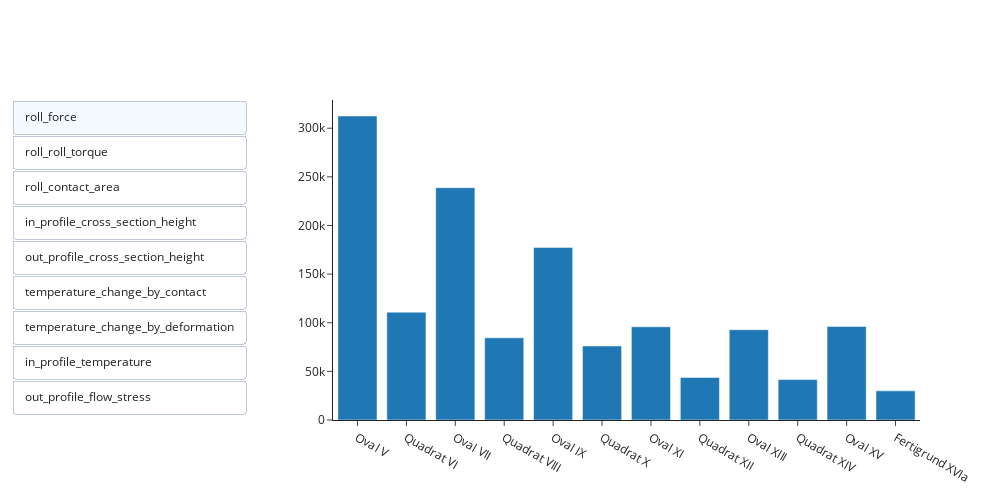

Here is the notebook cell this chart was saved with:
### Markdown cell above
Diese Tabelle dient dazu, Ihnen einen besseren Überblick über mehrere Werte zu geben. Sie können die Ansicht einfach ändern, indem Sie auf die Reiter klicken.

### Code cell
import plotly.graph_objects as go

columns = ["roll_force", "roll_roll_torque", "roll_contact_area", "in_profile_cross_section_height", "out_profile_cross_section_height", "temperature_change_by_contact", "temperature_change_by_deformation", "in_profile_temperature", "out_profile_flow_stress"]
fig = go.Figure()

buttons = []
for i, col in enumerate(columns):
    fig.add_trace(go.Bar(x=df_roll_passes["label"], y=df_roll_passes[col], visible=(i == 0), name=col))
    visibility = [False] * len(columns)
    visibility[i] = True
    buttons.append(dict(label=col, method="update", args=[{"visible": visibility}]))
    
fig.update_layout(updatemenus=[dict(active=0, buttons=buttons, type="buttons", direction="down", x=-0.15, y=1)], width=1000, height=500)
fig.show()

### Figure 1 — Plotly figure (JSON) as saved in the notebook; plotly's stock layout.template omitted (floating-point values rounded to 4 significant figures)
{"data": [{"name": "roll_force", "type": "bar", "visible": true, "x": ["Oval V", "Quadrat VI", "Oval VII", "Quadrat VIII", "Oval IX", "Quadrat X", "Oval XI", "Quadrat XII", "Oval XIII", "Quadrat XIV", "Oval XV", "Fertigrund XVIa"], "y": [312600.0, 110900.0, 238900.0, 84490.0, 177500.0, 76120.0, 95800.0, 43770.0, 92840.0, 41560.0, 96180.0, 29970.0]}, {"name": "roll_roll_torque", "type": "bar", "visible": false, "x": ["Oval V", "Quadrat VI", "Oval VII", "Quadrat VIII", "Oval IX", "Quadrat X", "Oval XI", "Quadrat XII", "Oval XIII", "Quadrat XIV", "Oval XV", "Fertigrund XVIa"], "y": [6482.0, 3107.0, 3587.0, 2019.0, 2223.0, 1671.0, 999.6, 707.3, 772.7, 602.4, 850.2, 381.7]}, {"name": "roll_contact_area", "type": "bar", "visible": false, "x": ["Oval V", "Quadrat VI", "Oval VII", "Quadrat VIII", "Oval IX", "Quadrat X", "Oval XI", "Quadrat XII", "Oval XIII", "Quadrat XIV", "Oval XV", "Fertigrund XVIa"], "y": [0.00184, 0.0006758, 0.001216, 0.0004436, 0.0007685, 0.0003272, 0.0003581, 0.0001597, 0.000288, 0.000126, 0.0002308, 8.488e-05]}, {"name": "in_profile_cross_section_height", "type": "bar", "visible": false, "x": ["Oval V", "Quadrat VI", "Oval VII", "Quadrat VIII", "Oval IX", "Quadrat X", "Oval XI", "Quadrat XII", "Oval XIII", "Quadrat XIV", "Oval XV", "Fertigrund XVIa"], "y": [0.03048, 0.04076, 0.02302, 0.03039, 0.01731, 0.02332, 0.01148, 0.01487, 0.009581, 0.01244, 0.0076, 0.01128]}, {"name": "out_profile_cross_section_height", "type": "bar", "visible": false, "x": ["Oval V", "Quadrat VI", "Oval VII", "Quadrat VIII", "Oval IX", "Quadrat X", "Oval XI", "Quadrat XII", "Oval XIII", "Quadrat XIV", "Oval XV", "Fertigrund XVIa"], "y": [0.01781, 0.02901, 0.01334, 0.02178, 0.01004, 0.0154, 0.008156, 0.01179, 0.006493, 0.009422, 0.004426, 0.00765]}, {"name": "temperature_change_by_contact", "type": "bar", "visible": false, "x": ["Oval V", "Quadrat VI", "Oval VII", "Quadrat VIII", "Oval IX", "Quadrat X", "Oval XI", "Quadrat XII", "Oval XIII", "Quadrat XIV", "Oval XV", "Fertigrund XVIa"], "y": [-6.271, -3.088, -7.446, -3.493, -7.961, -4.797, -6.837, -3.673, -8.005, -4.254, -10.14, -4.059]}, {"name": "temperature_change_by_deformation", "type": "bar", "visible": false, "x": ["Oval V", "Quadrat VI", "Oval VII", "Quadrat VIII", "Oval IX", "Quadrat X", "Oval XI", "Quadrat XII", "Oval XIII", "Quadrat XIV", "Oval XV", "Fertigrund XVIa"], "y": [20.46, 12.94, 20.9, 14.85, 24.53, 27.15, 21.56, 19.85, 25.65, 25.97, 47.86, 22.22]}, {"name": "in_profile_temperature", "type": "bar", "visible": false, "x": ["Oval V", "Quadrat VI", "Oval VII", "Quadrat VIII", "Oval IX", "Quadrat X", "Oval XI", "Quadrat XII", "Oval XIII", "Quadrat XIV", "Oval XV", "Fertigrund XVIa"], "y": [1313.0, 1303.0, 1289.0, 1272.0, 1255.0, 1235.0, 1218.0, 1191.0, 1168.0, 1141.0, 1119.0, 1101.0]}, {"name": "out_profile_flow_stress", "type": "bar", "visible": false, "x": ["Oval V", "Quadrat VI", "Oval VII", "Quadrat VIII", "Oval IX", "Quadrat X", "Oval XI", "Quadrat XII", "Oval XIII", "Quadrat XIV", "Oval XV", "Fertigrund XVIa"], "y": [121800000.0, 131800000.0, 134400000.0, 146300000.0, 151700000.0, 162200000.0, 176100000.0, 195900000.0, 202400000.0, 223700000.0, 225900000.0, 241800000.0]}], "layout": {"height": 500, "updatemenus": [{"active": 0, "buttons": [{"args": [{"visible": [true, false, false, false, false, false, false, false, false]}], "label": "roll_force", "method": "update"}, {"args": [{"visible": [false, true, false, false, false, false, false, false, false]}], "label": "roll_roll_torque", "method": "update"}, {"args": [{"visible": [false, false, true, false, false, false, false, false, false]}], "label": "roll_contact_area", "method": "update"}, {"args": [{"visible": [false, false, false, true, false, false, false, false, false]}], "label": "in_profile_cross_section_height", "method": "update"}, {"args": [{"visible": [false, false, false, false, true, false, false, false, false]}], "label": "out_profile_cross_section_height", "method": "update"}, {"args": [{"visible": [false, false, false, false, false, true, false, false, false]}], "label": "temperature_change_by_contact", "method": "update"}, {"args": [{"visible": [false, false, false, false, false, false, true, false, false]}], "label": "temperature_change_by_deformation", "method": "update"}, {"args": [{"visible": [false, false, false, false, false, false, false, true, false]}], "label": "in_profile_temperature", "method": "update"}, {"args": [{"visible": [false, false, false, false, false, false, false, false, true]}], "label": "out_profile_flow_stress", "method": "update"}], "direction": "down", "type": "buttons", "x": -0.15, "y": 1}], "width": 1000}}
